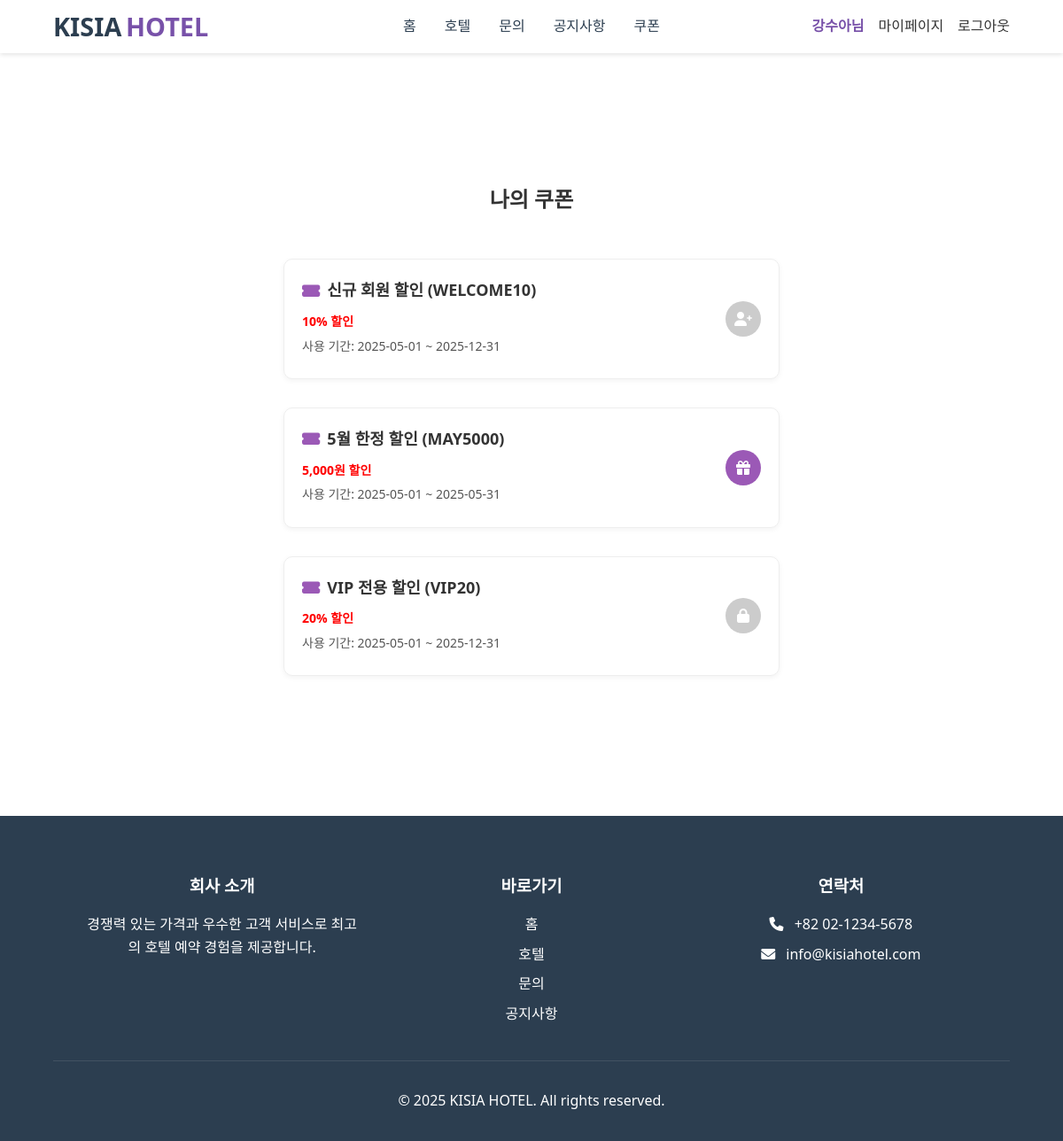
/coupon/coupon-list.php (signed in), run on the app's committed database.
### tables this page shows
CREATE TABLE coupons (
    coupon_id INT PRIMARY KEY AUTO_INCREMENT,
    code VARCHAR(50) NOT NULL UNIQUE,
    name VARCHAR(100) NOT NULL,
    description TEXT,
    discount_type ENUM('percentage', 'fixed') NOT NULL,
    discount_value DECIMAL(10,2) NOT NULL,
    start_date DATE NOT NULL,
    end_date DATE NOT NULL,
    minimum_purchase DECIMAL(10,2),
    maximum_discount DECIMAL(10,2),
    usage_limit INT,
    is_active BOOLEAN DEFAULT TRUE,
    created_at DATETIME DEFAULT CURRENT_TIMESTAMP,
    updated_at DATETIME DEFAULT CURRENT_TIMESTAMP ON UPDATE CURRENT_TIMESTAMP
);

### src/includes/coupon_info.php (called while the page is built, shortened)
<?php
include_once __DIR__ . '/../includes/db_connection.php';
$user_id = $_SESSION['user_id'];
$user_sql = "SELECT created_at FROM users WHERE user_id = '$user_id'";
$user_result = mysqli_query($conn, $user_sql);
$user = mysqli_fetch_assoc($user_result);
$user_created_at = strtotime($user['created_at']);
$one_week_ago = strtotime('-1 week');
$is_new_user = ($user_created_at >= $one_week_ago);
$vip_sql = "SELECT vip FROM users WHERE user_id = '$user_id'";
$vip_result = mysqli_query($conn, $vip_sql);
$vip_user = mysqli_fetch_assoc($vip_result);
$is_vip = $vip_user['vip'];
$sql = "SELECT * FROM coupons WHERE is_active = 1 ORDER BY created_at DESC";
$result = mysqli_query($conn, $sql);
$coupons = mysqli_fetch_all($result, MYSQLI_ASSOC);
function isCouponUsed($conn, $user_id, $coupon_id) {
    $result = mysqli_query($conn, "
        SELECT is_used
        FROM user_coupons
        WHERE user_id = $user_id
          AND coupon_id = $coupon_id
        LIMIT 1
    ");
    $row = mysqli_fetch_assoc($result);
    return $row && $row['is_used'] == 1;
}
function hasCoupon($conn, $user_id, $coupon_id) {
    $result = mysqli_query($conn, "
        SELECT 1
        FROM user_coupons
        WHERE user_id = $user_id
          AND coupon_id = $coupon_id
        LIMIT 1
    ");
    return mysqli_num_rows($result) > 0;
}
?>

### src/coupon/coupon-list.php (the view, shortened to what this page needs)
<?php
include_once __DIR__ . '/../includes/header.php';
include_once __DIR__ . '/../includes/coupon_info.php';
?>
<main class="user-coupon-container">
    <h2>나의 쿠폰</h2>
    <?php if (count($coupons) === 0): ?>
        <p>현재 사용 가능한 쿠폰이 없습니다.</p>
    <?php else: ?>
        <?php foreach ($coupons as $coupon): ?>
            <?php
            $already_received = hasCoupon($conn, $user_id, $coupon['coupon_id']);
            $is_used = isCouponUsed($conn, $user_id, $coupon['coupon_id']);
            ?>
            <div class="coupon-card">
                <div class="coupon-details">
                    <div class="coupon-header">
                        <i class="fas fa-ticket-alt"></i>
                        <?= $coupon['name'] ?> (<?= $coupon['code'] ?>)
                    </div>
                    <p style="color:red; font-weight:bold;">
                        <?= $coupon['discount_type'] === 'percentage'
                            ? (int)$coupon['discount_value'] . '% 할인'
                            : number_format($coupon['discount_value']) . '원 할인'; ?>
                    </p>
                    <p>사용 기간: <?= $coupon['start_date'] ?> ~ <?= $coupon['end_date'] ?></p>
                </div>
                <div class="coupon-action">
                    <?php
                    if ($coupon['code'] === 'VIP20' && !$is_vip):
                    ?>
                        <button disabled title="VIP 전용 쿠폰입니다."><i class="fas fa-lock"></i></button>
                    <?php
                    elseif ($coupon['code'] === 'WELCOME10' && !$is_new_user):
                    ?>
                        <button disabled title="신규 회원 전용 쿠폰입니다."><i class="fas fa-user-plus"></i></button>
                    <?php
                    elseif ($is_used):
                    ?>
                        <button disabled><i class="fas fa-check-double"></i></button>
                    <?php
                    elseif ($already_received):
                    ?>
                        <button disabled><i class="fas fa-check"></i></button>
                    <?php
                    else:
                    ?>
                        <form action="receive_coupon_action.php" method="GET">
                            <button type="submit"><i class="fas fa-gift"></i></button>
                        </form>
                    <?php endif; ?>
                </div>
            </div>
        <?php endforeach; ?>
    <?php endif; ?>
</main>
<?php include_once __DIR__ . '/../includes/footer.php'; ?>

### src/style/styles.css (style rules this page uses)
* { margin: 0; padding: 0; box-sizing: border-box; font-family: 'Segoe UI', Tahoma, Geneva, Verdana, sans-serif; }
body { line-height: 1.6; color: #333; }

### src/style/coupon.css (style rules this page uses)
.user-coupon-container { max-width: 600px; margin: 0 auto; padding: 30px 20px; margin-top: 8rem; margin-bottom: 6rem; }
.user-coupon-container h2 { text-align: center; font-size: 24px; margin-bottom: 3rem; margin-top: 3rem; }
.coupon-card { display: flex; justify-content: space-between; align-items: center; border: 1px solid #eee; border-radius: 10px; padding: 20px; margin-bottom: 2rem; box-shadow: 0 2px 6px rgba(0,0,0,0.05); }
.coupon-details { flex-grow: 1; }
.coupon-action { margin-left: 20px; }
.coupon-action button { background-color: #9b59b6; color: white; border: none; padding: 10px; border-radius: 50%; cursor: pointer; font-size: 16px; transition: background-color 0.3s ease; width: 40px; height: 40px; display: flex; justify-content: center; align-items: center; }
.coupon-action button:disabled { background-color: #ccc; cursor: not-allowed; }
.coupon-header i { color: #9b59b6; }
.coupon-header { font-size: 18px; font-weight: bold; color: #333; display: flex; align-items: center; gap: 8px; margin-bottom: 10px; }
.coupon-details p { margin: 5px 0; color: #555; font-size: 14px; }

### data on the page
coupons: name "신규 회원 할인", code "WELCOME10", discount_value "10", start_date "2025-05-01", end_date "2025-12-31"
coupons: name "5월 한정 할인", code "MAY5000", discount_value "5,000", start_date "2025-05-01", end_date "2025-05-31"
coupons: name "VIP 전용 할인", code "VIP20", discount_value "20", start_date "2025-05-01", end_date "2025-12-31"

### other printed values
$_SESSION['username'] "강수아"
